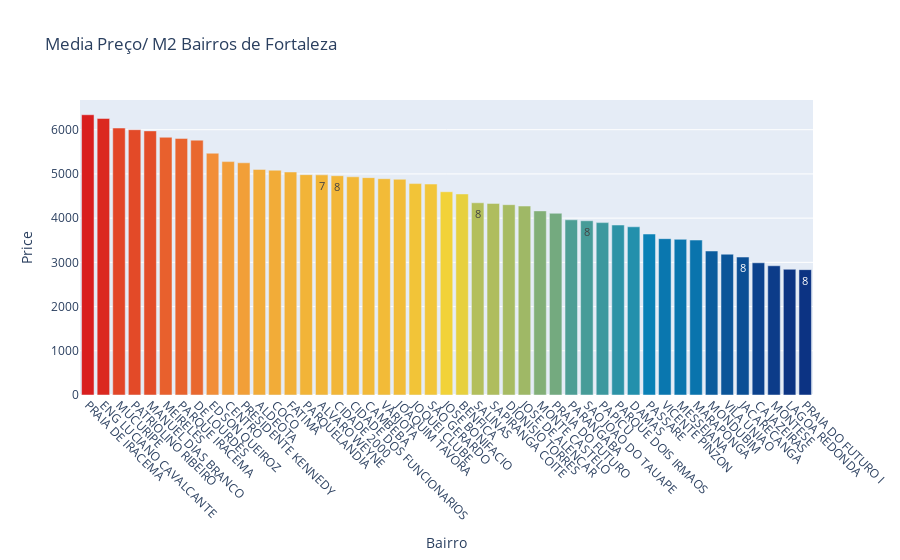

The cell this chart's notebook holds for it:
### Code cell
t = bairros['Number Aptos']
y = bairros['price/m2']
x = bairros.index

print(len(x))

trace = go.Bar(y = y,
               x = x,
               marker={'color': y,'colorscale': 'Portland', 'reversescale': False}, 
               text= t, 
               textposition='auto',)
               
data = [trace]
layout = go.Layout(title = 'Media Preço/ M2 Bairros de Fortaleza',
                   xaxis = {'title': 'Bairro'},
                   yaxis = {'title': 'Price'},
                   height = 700,
                   uniformtext_minsize=9,
                   uniformtext_mode='hide',
                   xaxis_tickangle=45
                  
                   )

#fig.update_layout(uniformtext_minsize=8, uniformtext_mode='hide')
fig = go.Figure(data=data, layout=layout)
py.iplot(fig)

### Figure 1 — Plotly figure (JSON) as saved in the notebook; plotly's stock layout.template omitted (floating-point values rounded to 4 significant figures)
{"data": [{"marker": {"color": [6338.0, 6255.0, 6038.0, 6000.0, 5973.0, 5829.0, 5803.0, 5764.0, 5468.0, 5278.0, 5252.0, 5102.0, 5084.0, 5044.0, 4983.0, 4979.0, 4959.0, 4935.0, 4916.0, 4892.0, 4879.0, 4781.0, 4771.0, 4597, 4547.0, 4347.0, 4333.0, 4304.0, 4274.0, 4164.0, 4110.0, 3962.0, 3941.0, 3899.0, 3844.0, 3804.0, 3640.0, 3536.0, 3521.0, 3505.0, 3257.0, 3184.0, 3120.0, 2990.0, 2923.0, 2843.0, 2835.0], "colorscale": [[0, "rgb(12,51,131)"], [0.25, "rgb(10,136,186)"], [0.5, "rgb(242,211,56)"], [0.75, "rgb(242,143,56)"], [1, "rgb(217,30,30)"]], "reversescale": false}, "text": [31, 137, 41, 137, 23, 234, 55, 13, 41, 37, 27, 293, 218, 110, 25, 7, 8, 43, 57, 56, 53, 16, 38, 22, 24, 8, 17, 101, 12, 15, 13, 22, 8, 204, 11, 29, 70, 16, 71, 44, 22, 10, 8, 14, 26, 10, 8], "textposition": "auto", "type": "bar", "x": ["PRAIA DE IRACEMA", "ENG LUCIANO CAVALCANTE", "MUCURIPE", "PATRIOLINO RIBEIRO", "MANUEL DIAS BRANCO", "MEIRELES", "PARQUE IRACEMA", "DE LOURDES", "EDSON QUEIROZ", "CENTRO", "PRESIDENTE KENNEDY", "ALDEOTA", "COCO", "FATIMA", "PARQUELANDIA", "ALVARO WEYNE", "CIDADE 2000", "CIDADE DOS FUNCIONARIOS", "CAMBEBA", "VARJOTA", "JOAQUIM TAVORA", "JOQUEI CLUBE", "SAO GERARDO", "JOSE BONIFACIO", "BENFICA", "SALINAS", "SAPIRANGA COITE", "DIONISIO TORRES", "JOSE DE ALENCAR", "MONTE CASTELO", "PRAIA DO FUTURO", "PARANGABA", "SAO JOAO DO TAUAPE", "PAPICU", "PARQUE DOIS IRMAOS", "DAMAS", "PASSARE", "VICENTE PINZON", "MESSEJANA", "MARAPONGA", "MONDUBIM", "VILA UNIAO", "JACARECANGA", "CAJAZEIRAS", "MONTESE", "LAGOA REDONDA", "PRAIA DO FUTURO I"], "y": [6338.0, 6255.0, 6038.0, 6000.0, 5973.0, 5829.0, 5803.0, 5764.0, 5468.0, 5278.0, 5252.0, 5102.0, 5084.0, 5044.0, 4983.0, 4979.0, 4959.0, 4935.0, 4916.0, 4892.0, 4879.0, 4781.0, 4771.0, 4597, 4547.0, 4347.0, 4333.0, 4304.0, 4274.0, 4164.0, 4110.0, 3962.0, 3941.0, 3899.0, 3844.0, 3804.0, 3640.0, 3536.0, 3521.0, 3505.0, 3257.0, 3184.0, 3120.0, 2990.0, 2923.0, 2843.0, 2835.0]}], "layout": {"autosize": true, "title": {"text": "Media Preço/ M2 Bairros de Fortaleza"}, "uniformtext": {"minsize": 9, "mode": "hide"}, "xaxis": {"autorange": true, "range": [-0.5, 46.5], "tickangle": 45, "title": {"text": "Bairro"}, "type": "category"}, "yaxis": {"autorange": true, "range": [0, 6672.0], "title": {"text": "Price"}, "type": "linear"}}}
